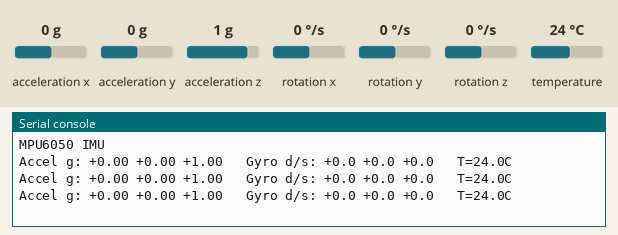
Simulated run of this program. Board: Raspberry Pi Pico running MicroPython. Shown: the last lines printed to the serial console. The inputs (shaded band) are chosen by the test bench; at power-on: acceleration x 0 g, acceleration y 0 g, acceleration z 1 g, rotation x 0 °/s, rotation y 0 °/s, rotation z 0 °/s, temperature 24 °C.

Above: at 1.2 s.
1.3 s: acceleration x set to -1.4 g
At 1.9 s:
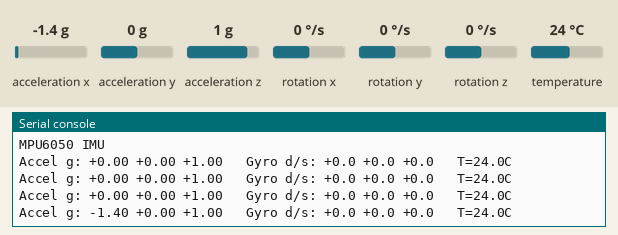
2.8 s: acceleration y set to -1.4 g
At 3.4 s:
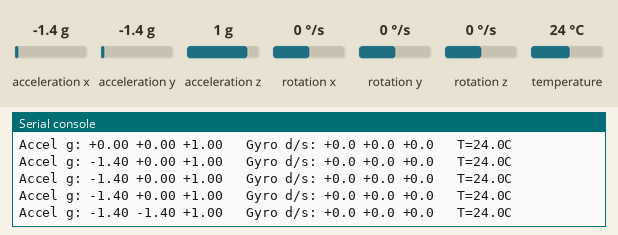
4.3 s: acceleration z set to -1.4 g
At 4.9 s:
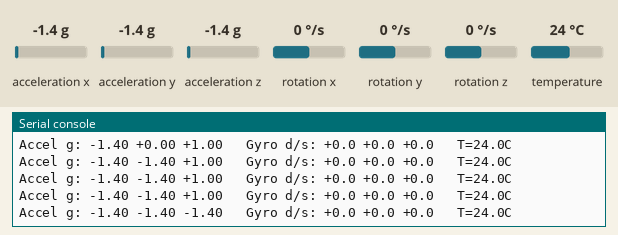
5.8 s: rotation x set to -192 °/s
At 6.4 s:
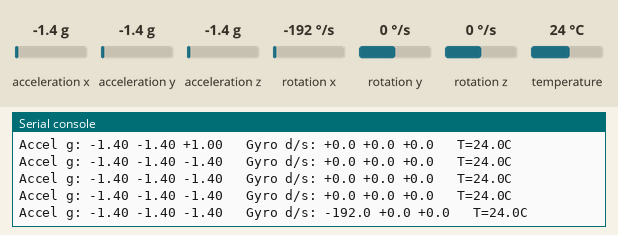
7.3 s: rotation y set to -192 °/s
At 7.9 s:
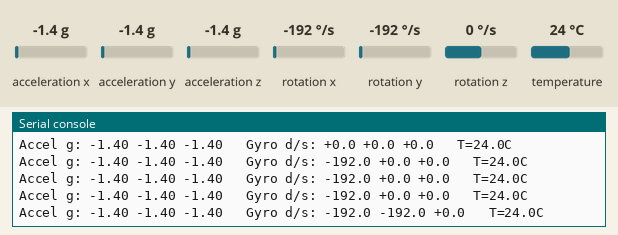

Measured:
- after the input at 1.3 s, the serial console: prints a new line after 0.20 s (image 1)
- after the input at 2.8 s, the serial console: prints a new line after 0.21 s (image 2)
- after the input at 4.3 s, the serial console: prints a new line after 0.21 s (image 3)
- after the input at 5.8 s, the serial console: prints a new line after 0.22 s (image 4)
- after the input at 7.3 s, the serial console: prints a new line after 0.22 s (image 5)

The program:

example_1.py
```python
# Performs raw I2C reads from the MPU6050 on a Raspberry Pi Pico running MicroPython, unpacks the sensor registers, scales accel/gyro/temperature to physical units, and prints them repeatedly.
#
# Buy this module: https://shillehtek.com/products/mpu-6050-pre-soldered-6-dof-accelerometer
# Full manual: https://shillehtek.com/blogs/shillehtek-product-manuals/mpu6050-accelerometer-6dof-raspberry-pi-arduino-esp32-i2c-accelerometer
# More examples: https://github.com/shillehbean/shillehtek-examples
#

# MPU6050 IMU - Pico MicroPython Example
# I2C0: SDA -> GP0, SCL -> GP1

from machine import I2C, Pin
import time, struct

MPU_ADDR  = 0x68
PWR_MGMT  = 0x6B
ACCEL_OUT = 0x3B

i2c = I2C(0, sda=Pin(0), scl=Pin(1), freq=400000)

# Wake up the sensor (clears sleep bit)
i2c.writeto_mem(MPU_ADDR, PWR_MGMT, b'\x00')

def read_all():
    raw = i2c.readfrom_mem(MPU_ADDR, ACCEL_OUT, 14)
    ax, ay, az, t, gx, gy, gz = struct.unpack('>hhhhhhh', raw)
    # Scale to physical units (default ranges: ±2g, ±250 deg/s)
    return {
        'ax': ax / 16384.0, 'ay': ay / 16384.0, 'az': az / 16384.0,
        'gx': gx / 131.0,   'gy': gy / 131.0,   'gz': gz / 131.0,
        'temp_c': t / 340.0 + 36.53
    }

print("MPU6050 IMU")
while True:
    d = read_all()
    print("Accel g: {ax:+.2f} {ay:+.2f} {az:+.2f}   Gyro d/s: {gx:+.1f} {gy:+.1f} {gz:+.1f}   T={temp_c:.1f}C"
          .format(**d))
    time.sleep_ms(500)
```
